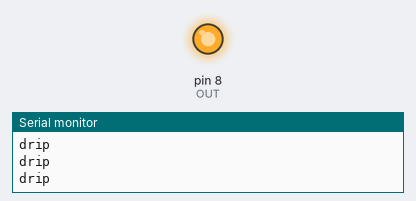
A sketch run on a simulated Arduino Uno, built with avr-gcc and run on an emulated ATmega328P. Shown: output pins drawn as LEDs (lit = HIGH), the last lines printed to the serial monitor.

Above: at 0.2 s.
At 4.2 s:
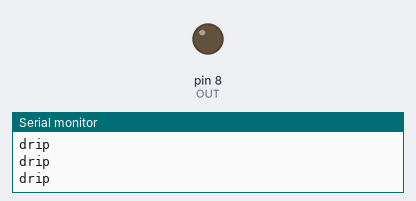
Timing chart, 0 to 5.7 s (numbered marks = the images above):
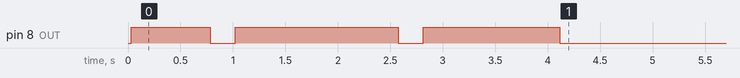

The sketch:

sketch.ino
```cpp
const int OUT=8;
uint8_t next=0;
void setup(){pinMode(OUT,OUTPUT); Serial.begin(9600); next=millis()+800;}
void loop(){
  uint8_t now=millis();
  if(now>=next){
    next=now+800;
    digitalWrite(OUT,HIGH);
    Serial.println("drip");
    delay(50);
    digitalWrite(OUT,LOW);
  }
}
```

Measured:
- by itself, pin 8 (OUT): goes HIGH 0.75 s, LOW 0.24 s, HIGH 1.6 s, LOW 0.24 s, HIGH 1.3 s, then LOW
